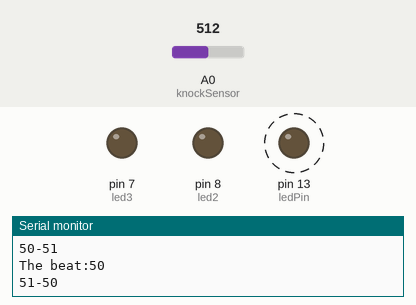
A sketch run on a simulated Arduino Uno, built with avr-gcc and run on an emulated ATmega328P. On the bench: output pins drawn as LEDs (lit = HIGH), the last lines printed to the serial monitor. Dashed ring = blinking. The inputs (shaded band) are chosen by the test bench; at power-on: A0 (knockSensor) = 512.

Above: at 1.27 s.
1.3 s: A0 (knockSensor) set to 86
4.3 s: A0 (knockSensor) set to 71
At 4.3 s:
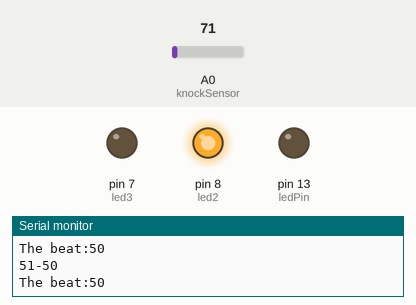
5.8 s: A0 (knockSensor) set to 89
At 6.11 s:
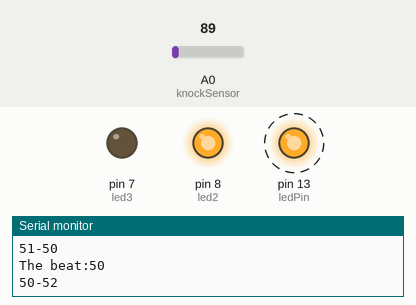
8.8 s: A0 (knockSensor) set to 69
At 8.8 s:
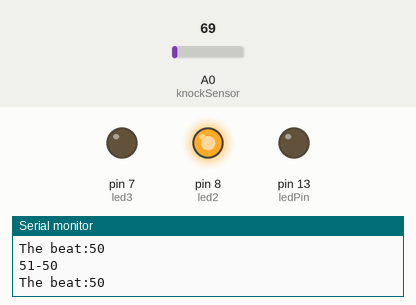
10.3 s: A0 (knockSensor) set to 122
At 10.45 s:
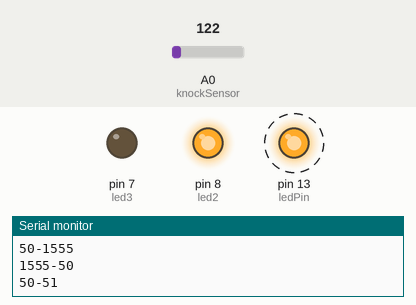
Timing chart, 0 to 14.3 s (numbered marks = the images above; inputs shaded):
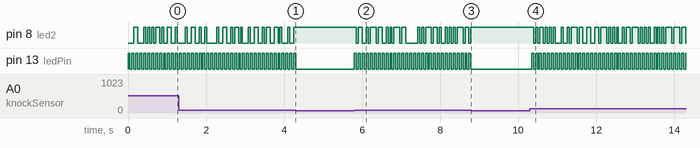

Measured:
- the behaviour switches between 80 and 79 on A0 (knockSensor) (found by bisection; images 0 and 1)
- after the input at 4.3 s, pin 8 (led2): stops changing and stays HIGH; pin 13 (ledPin): stops changing and stays LOW
- after the input at 5.8 s, pin 13 (ledPin): alternates HIGH for 0.05 s and LOW for 0.05 s, starting at once
- after the input at 8.8 s, pin 8 (led2): stops changing and stays HIGH; pin 13 (ledPin): stops changing and stays LOW
- after the input at 10.3 s, pin 13 (ledPin): alternates HIGH for 0.05 s and LOW for 0.05 s, starting at once
- by itself, pin 13 (ledPin): alternates HIGH for 0.05 s and LOW for 0.05 s

The sketch:

beat.ino
```cpp
/* Learning the beats
   created 17 Sept 2017
   by luckh2
 */

const int ledPin = 13; // Onboard led
const int knockSensor = A0; // Sound sensor is connected to analog pin 0
const float threshold = 79.8; //hyper-parameter, threshold value to decide whether a beat comes in
const int led2 = 8; //flag led
const int led3 =7; //beat led

int sensorReading = 0;      // variable to store the value read from the sensor pin
int ledState = LOW;         // variable used to store the last LED status, to toggle the light

void setup() {
  pinMode(ledPin, OUTPUT); // declare the ledPin as as OUTPUT
  pinMode(led2, OUTPUT); // declare the ledPin as as OUTPUT
  pinMode(led3, OUTPUT); // declare the ledPin as as OUTPUT
  Serial.begin(9600); // use the serial port
}
int i=0;
unsigned long time;
unsigned long t[3]={0}; // record 3 time positions
int pointer = 0; //time array pointer
int beat =0; //the beat
int i1,i2=0; //beat interval
void loop() {
  // read the sensor and store it in the variable sensorReading:
  sensorReading = analogRead(knockSensor);
  time=millis();

  // if the sensor reading is greater than the threshold:
  if (sensorReading >= threshold) {
    t[pointer++] = time;
    if (pointer>2) pointer =0;
    if ((t[0]>0)&&(t[1]>0)&&(t[2]>0)){
       i1 = t[(pointer+1)%3]-t[pointer];
       i2 = t[(pointer+2)%3]-t[(pointer+1)%3];
      }
    // toggle the status of the ledPin:
    ledState = !ledState;
    // update the LED pin itself:
    digitalWrite(ledPin, ledState);
    // send the time interval to the computer, followed by newline
    Serial.print(i1);Serial.print("-");
    Serial.print(i2);Serial.println("");
    if((abs(i1-i2)<50)&&(abs(i1-i2)>0))
    {
      digitalWrite(led2, !digitalRead(led2)); //switch flag led
      beat = (i1+i2)/2;
      Serial.print("The beat:");
      Serial.println(beat);
    }

    i++;
    if(i>3) { //count to 3
      Serial.println("");
      i=0;
      digitalWrite(led2, !digitalRead(led2)); //switch flag led
    }
  }
  if((beat>200)&&(beat<2000)){
    digitalWrite(led3, !digitalRead(led3)); //switch beat led
    digitalWrite(led2,HIGH);
    if(beat>800) delay(beat/2);
    else delay(beat);
    }else
  delay(50);  // delay 0.05s
}
```
